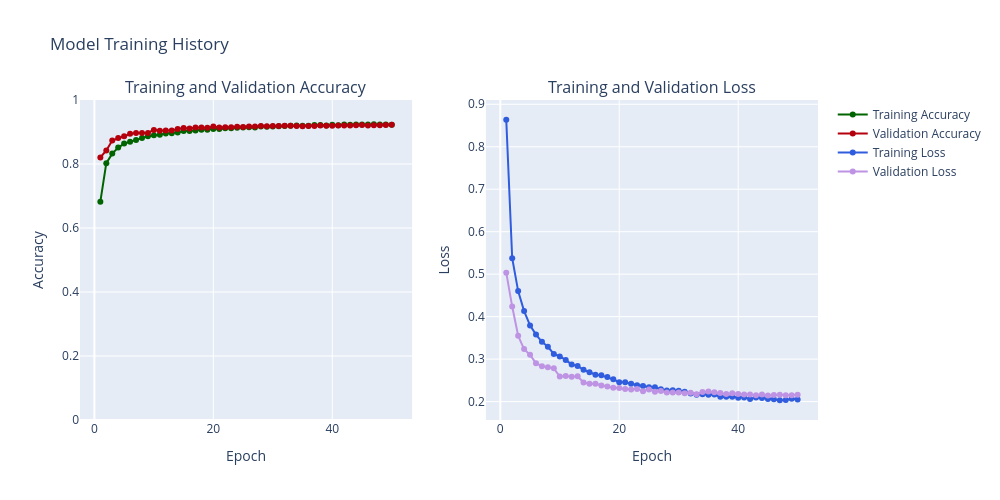

The cell this chart's notebook holds for it:
### Code cell
# 4D) Evaluate train and validation accuracy and loss 
def create_trace(x, y, ylabel, color):
    trace = go.Scatter(x=x,y=y,
                       name=ylabel,
                       marker=dict(color=color),
                       mode="lines+markers", 
                       text=[f"Epoch {epoch}<br>{ylabel}: {value:.4f}" for epoch, value in zip(x, y)], # Custom hover text
                       hoverinfo='text' # Show only custom text on hover
                      )
    return trace

def plot_accuracy_and_loss_plotly(history_object):
    hist = history_object.history
    acc = hist['accuracy']
    val_acc = hist['val_accuracy']
    loss = hist['loss']
    val_loss = hist['val_loss']
    
    epochs = list(range(1, len(acc) + 1))
    
    trace_ta = create_trace(epochs, acc, "Training Accuracy", "#006400") # Green
    trace_va = create_trace(epochs, val_acc, "Validation Accuracy", "#B3000C") # Red
    trace_tl = create_trace(epochs, loss, "Training Loss", "#305CDE") # Blue
    trace_vl = create_trace(epochs, val_loss, "Validation Loss", "#BE93E4") # Purple
   
    fig = make_subplots(rows=1, cols=2, subplot_titles=('Training and Validation Accuracy', 'Training and Validation Loss'))
    
    # Add traces to the first subplot (Accuracy)
    fig.add_trace(trace_ta, row=1, col=1)
    fig.add_trace(trace_va, row=1, col=1)
    
    # Add traces to the second subplot (Loss)
    fig.add_trace(trace_tl, row=1, col=2)
    fig.add_trace(trace_vl, row=1, col=2)
    
    # Update layout for x-axes
    fig.update_xaxes(title_text='Epoch', row=1, col=1)
    fig.update_xaxes(title_text='Epoch', row=1, col=2)
    
    # Update layout for y-axes
    fig.update_yaxes(title_text='Accuracy', range=[0, 1], row=1, col=1)
    fig.update_yaxes(title_text='Loss', row=1, col=2) 
    
    fig.update_layout(height=500, width=1000, title_text="Model Training History", showlegend=True)
    fig.show()

plot_accuracy_and_loss_plotly(history_CNN_Tuned)

### Figure 1 — Plotly figure (JSON) as saved in the notebook; plotly's stock layout.template omitted (floating-point values rounded to 4 significant figures)
{"data": [{"hoverinfo": "text", "marker": {"color": "#006400"}, "mode": "lines+markers", "name": "Training Accuracy", "text": ["Epoch 1<br>Training Accuracy: 0.6823", "Epoch 2<br>Training Accuracy: 0.8025", "Epoch 3<br>Training Accuracy: 0.8325", "Epoch 4<br>Training Accuracy: 0.8512", "Epoch 5<br>Training Accuracy: 0.8639", "Epoch 6<br>Training Accuracy: 0.8697", "Epoch 7<br>Training Accuracy: 0.8752", "Epoch 8<br>Training Accuracy: 0.8810", "Epoch 9<br>Training Accuracy: 0.8869", "Epoch 10<br>Training Accuracy: 0.8895", "Epoch 11<br>Training Accuracy: 0.8912", "Epoch 12<br>Training Accuracy: 0.8956", "Epoch 13<br>Training Accuracy: 0.8960", "Epoch 14<br>Training Accuracy: 0.8986", "Epoch 15<br>Training Accuracy: 0.9030", "Epoch 16<br>Training Accuracy: 0.9034", "Epoch 17<br>Training Accuracy: 0.9045", "Epoch 18<br>Training Accuracy: 0.9073", "Epoch 19<br>Training Accuracy: 0.9072", "Epoch 20<br>Training Accuracy: 0.9090", "Epoch 21<br>Training Accuracy: 0.9095", "Epoch 22<br>Training Accuracy: 0.9118", "Epoch 23<br>Training Accuracy: 0.9118", "Epoch 24<br>Training Accuracy: 0.9136", "Epoch 25<br>Training Accuracy: 0.9140", "Epoch 26<br>Training Accuracy: 0.9147", "Epoch 27<br>Training Accuracy: 0.9140", "Epoch 28<br>Training Accuracy: 0.9171", "Epoch 29<br>Training Accuracy: 0.9164", "Epoch 30<br>Training Accuracy: 0.9172", "Epoch 31<br>Training Accuracy: 0.9176", "Epoch 32<br>Training Accuracy: 0.9185", "Epoch 33<br>Training Accuracy: 0.9197", "Epoch 34<br>Training Accuracy: 0.9203", "Epoch 35<br>Training Accuracy: 0.9192", "Epoch 36<br>Training Accuracy: 0.9196", "Epoch 37<br>Training Accuracy: 0.9217", "Epoch 38<br>Training Accuracy: 0.9219", "Epoch 39<br>Training Accuracy: 0.9204", "Epoch 40<br>Training Accuracy: 0.9227", "Epoch 41<br>Training Accuracy: 0.9211", "Epoch 42<br>Training Accuracy: 0.9231", "Epoch 43<br>Training Accuracy: 0.9230", "Epoch 44<br>Training Accuracy: 0.9232", "Epoch 45<br>Training Accuracy: 0.9235", "Epoch 46<br>Training Accuracy: 0.9233", "Epoch 47<br>Training Accuracy: 0.9241", "Epoch 48<br>Training Accuracy: 0.9232", "Epoch 49<br>Training Accuracy: 0.9234", "Epoch 50<br>Training Accuracy: 0.9230"], "type": "scatter", "x": [1, 2, 3, 4, 5, 6, 7, 8, 9, 10, 11, 12, 13, 14, 15, 16, 17, 18, 19, 20, 21, 22, 23, 24, 25, 26, 27, 28, 29, 30, 31, 32, 33, 34, 35, 36, 37, 38, 39, 40, 41, 42, 43, 44, 45, 46, 47, 48, 49, 50], "xaxis": "x", "y": [0.6823, 0.8025, 0.8325, 0.8512, 0.8639, 0.8697, 0.8752, 0.881, 0.8869, 0.8895, 0.8912, 0.8956, 0.896, 0.8986, 0.903, 0.9034, 0.9045, 0.9073, 0.9072, 0.909, 0.9095, 0.9118, 0.9118, 0.9136, 0.914, 0.9147, 0.914, 0.9171, 0.9164, 0.9172, 0.9176, 0.9185, 0.9197, 0.9203, 0.9192, 0.9196, 0.9217, 0.9219, 0.9204, 0.9227, 0.9211, 0.9231, 0.923, 0.9232, 0.9235, 0.9233, 0.9241, 0.9232, 0.9234, 0.923], "yaxis": "y"}, {"hoverinfo": "text", "marker": {"color": "#B3000C"}, "mode": "lines+markers", "name": "Validation Accuracy", "text": ["Epoch 1<br>Validation Accuracy: 0.8203", "Epoch 2<br>Validation Accuracy: 0.8422", "Epoch 3<br>Validation Accuracy: 0.8732", "Epoch 4<br>Validation Accuracy: 0.8811", "Epoch 5<br>Validation Accuracy: 0.8869", "Epoch 6<br>Validation Accuracy: 0.8942", "Epoch 7<br>Validation Accuracy: 0.8970", "Epoch 8<br>Validation Accuracy: 0.8971", "Epoch 9<br>Validation Accuracy: 0.8972", "Epoch 10<br>Validation Accuracy: 0.9066", "Epoch 11<br>Validation Accuracy: 0.9041", "Epoch 12<br>Validation Accuracy: 0.9043", "Epoch 13<br>Validation Accuracy: 0.9047", "Epoch 14<br>Validation Accuracy: 0.9093", "Epoch 15<br>Validation Accuracy: 0.9122", "Epoch 16<br>Validation Accuracy: 0.9108", "Epoch 17<br>Validation Accuracy: 0.9142", "Epoch 18<br>Validation Accuracy: 0.9144", "Epoch 19<br>Validation Accuracy: 0.9137", "Epoch 20<br>Validation Accuracy: 0.9172", "Epoch 21<br>Validation Accuracy: 0.9140", "Epoch 22<br>Validation Accuracy: 0.9147", "Epoch 23<br>Validation Accuracy: 0.9147", "Epoch 24<br>Validation Accuracy: 0.9163", "Epoch 25<br>Validation Accuracy: 0.9153", "Epoch 26<br>Validation Accuracy: 0.9172", "Epoch 27<br>Validation Accuracy: 0.9169", "Epoch 28<br>Validation Accuracy: 0.9187", "Epoch 29<br>Validation Accuracy: 0.9176", "Epoch 30<br>Validation Accuracy: 0.9186", "Epoch 31<br>Validation Accuracy: 0.9191", "Epoch 32<br>Validation Accuracy: 0.9193", "Epoch 33<br>Validation Accuracy: 0.9193", "Epoch 34<br>Validation Accuracy: 0.9191", "Epoch 35<br>Validation Accuracy: 0.9183", "Epoch 36<br>Validation Accuracy: 0.9190", "Epoch 37<br>Validation Accuracy: 0.9190", "Epoch 38<br>Validation Accuracy: 0.9202", "Epoch 39<br>Validation Accuracy: 0.9195", "Epoch 40<br>Validation Accuracy: 0.9199", "Epoch 41<br>Validation Accuracy: 0.9205", "Epoch 42<br>Validation Accuracy: 0.9205", "Epoch 43<br>Validation Accuracy: 0.9206", "Epoch 44<br>Validation Accuracy: 0.9208", "Epoch 45<br>Validation Accuracy: 0.9222", "Epoch 46<br>Validation Accuracy: 0.9205", "Epoch 47<br>Validation Accuracy: 0.9213", "Epoch 48<br>Validation Accuracy: 0.9209", "Epoch 49<br>Validation Accuracy: 0.9217", "Epoch 50<br>Validation Accuracy: 0.9228"], "type": "scatter", "x": [1, 2, 3, 4, 5, 6, 7, 8, 9, 10, 11, 12, 13, 14, 15, 16, 17, 18, 19, 20, 21, 22, 23, 24, 25, 26, 27, 28, 29, 30, 31, 32, 33, 34, 35, 36, 37, 38, 39, 40, 41, 42, 43, 44, 45, 46, 47, 48, 49, 50], "xaxis": "x", "y": [0.8203, 0.8422, 0.8732, 0.8811, 0.8869, 0.8942, 0.897, 0.8971, 0.8972, 0.9066, 0.9041, 0.9043, 0.9047, 0.9093, 0.9122, 0.9108, 0.9142, 0.9144, 0.9137, 0.9172, 0.914, 0.9147, 0.9147, 0.9163, 0.9153, 0.9172, 0.9169, 0.9187, 0.9176, 0.9186, 0.9191, 0.9193, 0.9193, 0.9191, 0.9183, 0.919, 0.919, 0.9202, 0.9195, 0.9199, 0.9205, 0.9205, 0.9206, 0.9208, 0.9222, 0.9205, 0.9213, 0.9209, 0.9217, 0.9228], "yaxis": "y"}, {"hoverinfo": "text", "marker": {"color": "#305CDE"}, "mode": "lines+markers", "name": "Training Loss", "text": ["Epoch 1<br>Training Loss: 0.8636", "Epoch 2<br>Training Loss: 0.5376", "Epoch 3<br>Training Loss: 0.4601", "Epoch 4<br>Training Loss: 0.4131", "Epoch 5<br>Training Loss: 0.3794", "Epoch 6<br>Training Loss: 0.3577", "Epoch 7<br>Training Loss: 0.3406", "Epoch 8<br>Training Loss: 0.3290", "Epoch 9<br>Training Loss: 0.3122", "Epoch 10<br>Training Loss: 0.3063", "Epoch 11<br>Training Loss: 0.2980", "Epoch 12<br>Training Loss: 0.2872", "Epoch 13<br>Training Loss: 0.2839", "Epoch 14<br>Training Loss: 0.2747", "Epoch 15<br>Training Loss: 0.2693", "Epoch 16<br>Training Loss: 0.2631", "Epoch 17<br>Training Loss: 0.2618", "Epoch 18<br>Training Loss: 0.2579", "Epoch 19<br>Training Loss: 0.2524", "Epoch 20<br>Training Loss: 0.2454", "Epoch 21<br>Training Loss: 0.2455", "Epoch 22<br>Training Loss: 0.2422", "Epoch 23<br>Training Loss: 0.2385", "Epoch 24<br>Training Loss: 0.2366", "Epoch 25<br>Training Loss: 0.2337", "Epoch 26<br>Training Loss: 0.2337", "Epoch 27<br>Training Loss: 0.2291", "Epoch 28<br>Training Loss: 0.2259", "Epoch 29<br>Training Loss: 0.2264", "Epoch 30<br>Training Loss: 0.2256", "Epoch 31<br>Training Loss: 0.2229", "Epoch 32<br>Training Loss: 0.2192", "Epoch 33<br>Training Loss: 0.2161", "Epoch 34<br>Training Loss: 0.2175", "Epoch 35<br>Training Loss: 0.2161", "Epoch 36<br>Training Loss: 0.2167", "Epoch 37<br>Training Loss: 0.2111", "Epoch 38<br>Training Loss: 0.2116", "Epoch 39<br>Training Loss: 0.2112", "Epoch 40<br>Training Loss: 0.2093", "Epoch 41<br>Training Loss: 0.2099", "Epoch 42<br>Training Loss: 0.2059", "Epoch 43<br>Training Loss: 0.2093", "Epoch 44<br>Training Loss: 0.2087", "Epoch 45<br>Training Loss: 0.2064", "Epoch 46<br>Training Loss: 0.2057", "Epoch 47<br>Training Loss: 0.2031", "Epoch 48<br>Training Loss: 0.2040", "Epoch 49<br>Training Loss: 0.2069", "Epoch 50<br>Training Loss: 0.2050"], "type": "scatter", "x": [1, 2, 3, 4, 5, 6, 7, 8, 9, 10, 11, 12, 13, 14, 15, 16, 17, 18, 19, 20, 21, 22, 23, 24, 25, 26, 27, 28, 29, 30, 31, 32, 33, 34, 35, 36, 37, 38, 39, 40, 41, 42, 43, 44, 45, 46, 47, 48, 49, 50], "xaxis": "x2", "y": [0.8636, 0.5376, 0.4601, 0.4131, 0.3794, 0.3577, 0.3406, 0.329, 0.3122, 0.3063, 0.298, 0.2872, 0.2839, 0.2747, 0.2693, 0.2631, 0.2618, 0.2579, 0.2524, 0.2454, 0.2455, 0.2422, 0.2385, 0.2366, 0.2337, 0.2337, 0.2291, 0.2259, 0.2264, 0.2256, 0.2229, 0.2192, 0.2161, 0.2175, 0.2161, 0.2167, 0.2111, 0.2116, 0.2112, 0.2093, 0.2099, 0.2059, 0.2093, 0.2087, 0.2064, 0.2057, 0.2031, 0.204, 0.2069, 0.205], "yaxis": "y2"}, {"hoverinfo": "text", "marker": {"color": "#BE93E4"}, "mode": "lines+markers", "name": "Validation Loss", "text": ["Epoch 1<br>Validation Loss: 0.5035", "Epoch 2<br>Validation Loss: 0.4238", "Epoch 3<br>Validation Loss: 0.3549", "Epoch 4<br>Validation Loss: 0.3235", "Epoch 5<br>Validation Loss: 0.3101", "Epoch 6<br>Validation Loss: 0.2904", "Epoch 7<br>Validation Loss: 0.2834", "Epoch 8<br>Validation Loss: 0.2811", "Epoch 9<br>Validation Loss: 0.2783", "Epoch 10<br>Validation Loss: 0.2589", "Epoch 11<br>Validation Loss: 0.2600", "Epoch 12<br>Validation Loss: 0.2585", "Epoch 13<br>Validation Loss: 0.2596", "Epoch 14<br>Validation Loss: 0.2448", "Epoch 15<br>Validation Loss: 0.2417", "Epoch 16<br>Validation Loss: 0.2420", "Epoch 17<br>Validation Loss: 0.2380", "Epoch 18<br>Validation Loss: 0.2353", "Epoch 19<br>Validation Loss: 0.2327", "Epoch 20<br>Validation Loss: 0.2322", "Epoch 21<br>Validation Loss: 0.2294", "Epoch 22<br>Validation Loss: 0.2287", "Epoch 23<br>Validation Loss: 0.2298", "Epoch 24<br>Validation Loss: 0.2244", "Epoch 25<br>Validation Loss: 0.2287", "Epoch 26<br>Validation Loss: 0.2233", "Epoch 27<br>Validation Loss: 0.2247", "Epoch 28<br>Validation Loss: 0.2214", "Epoch 29<br>Validation Loss: 0.2211", "Epoch 30<br>Validation Loss: 0.2216", "Epoch 31<br>Validation Loss: 0.2199", "Epoch 32<br>Validation Loss: 0.2207", "Epoch 33<br>Validation Loss: 0.2175", "Epoch 34<br>Validation Loss: 0.2224", "Epoch 35<br>Validation Loss: 0.2238", "Epoch 36<br>Validation Loss: 0.2219", "Epoch 37<br>Validation Loss: 0.2202", "Epoch 38<br>Validation Loss: 0.2176", "Epoch 39<br>Validation Loss: 0.2193", "Epoch 40<br>Validation Loss: 0.2179", "Epoch 41<br>Validation Loss: 0.2165", "Epoch 42<br>Validation Loss: 0.2165", "Epoch 43<br>Validation Loss: 0.2152", "Epoch 44<br>Validation Loss: 0.2170", "Epoch 45<br>Validation Loss: 0.2143", "Epoch 46<br>Validation Loss: 0.2157", "Epoch 47<br>Validation Loss: 0.2162", "Epoch 48<br>Validation Loss: 0.2147", "Epoch 49<br>Validation Loss: 0.2148", "Epoch 50<br>Validation Loss: 0.2160"], "type": "scatter", "x": [1, 2, 3, 4, 5, 6, 7, 8, 9, 10, 11, 12, 13, 14, 15, 16, 17, 18, 19, 20, 21, 22, 23, 24, 25, 26, 27, 28, 29, 30, 31, 32, 33, 34, 35, 36, 37, 38, 39, 40, 41, 42, 43, 44, 45, 46, 47, 48, 49, 50], "xaxis": "x2", "y": [0.5035, 0.4238, 0.3549, 0.3235, 0.3101, 0.2904, 0.2834, 0.2811, 0.2783, 0.2589, 0.26, 0.2585, 0.2596, 0.2448, 0.2417, 0.242, 0.238, 0.2353, 0.2327, 0.2322, 0.2294, 0.2287, 0.2298, 0.2244, 0.2287, 0.2233, 0.2247, 0.2214, 0.2211, 0.2216, 0.2199, 0.2207, 0.2175, 0.2224, 0.2238, 0.2219, 0.2202, 0.2176, 0.2193, 0.2179, 0.2165, 0.2165, 0.2152, 0.217, 0.2143, 0.2157, 0.2162, 0.2147, 0.2148, 0.216], "yaxis": "y2"}], "layout": {"annotations": [{"font": {"size": 16}, "showarrow": false, "text": "Training and Validation Accuracy", "x": 0.225, "xanchor": "center", "xref": "paper", "y": 1, "yanchor": "bottom", "yref": "paper"}, {"font": {"size": 16}, "showarrow": false, "text": "Training and Validation Loss", "x": 0.775, "xanchor": "center", "xref": "paper", "y": 1, "yanchor": "bottom", "yref": "paper"}], "height": 500, "showlegend": true, "title": {"text": "Model Training History"}, "width": 1000, "xaxis": {"anchor": "y", "domain": [0, 0.45], "title": {"text": "Epoch"}}, "xaxis2": {"anchor": "y2", "domain": [0.55, 1], "title": {"text": "Epoch"}}, "yaxis": {"anchor": "x", "domain": [0, 1], "range": [0, 1], "title": {"text": "Accuracy"}}, "yaxis2": {"anchor": "x2", "domain": [0, 1], "title": {"text": "Loss"}}}}
